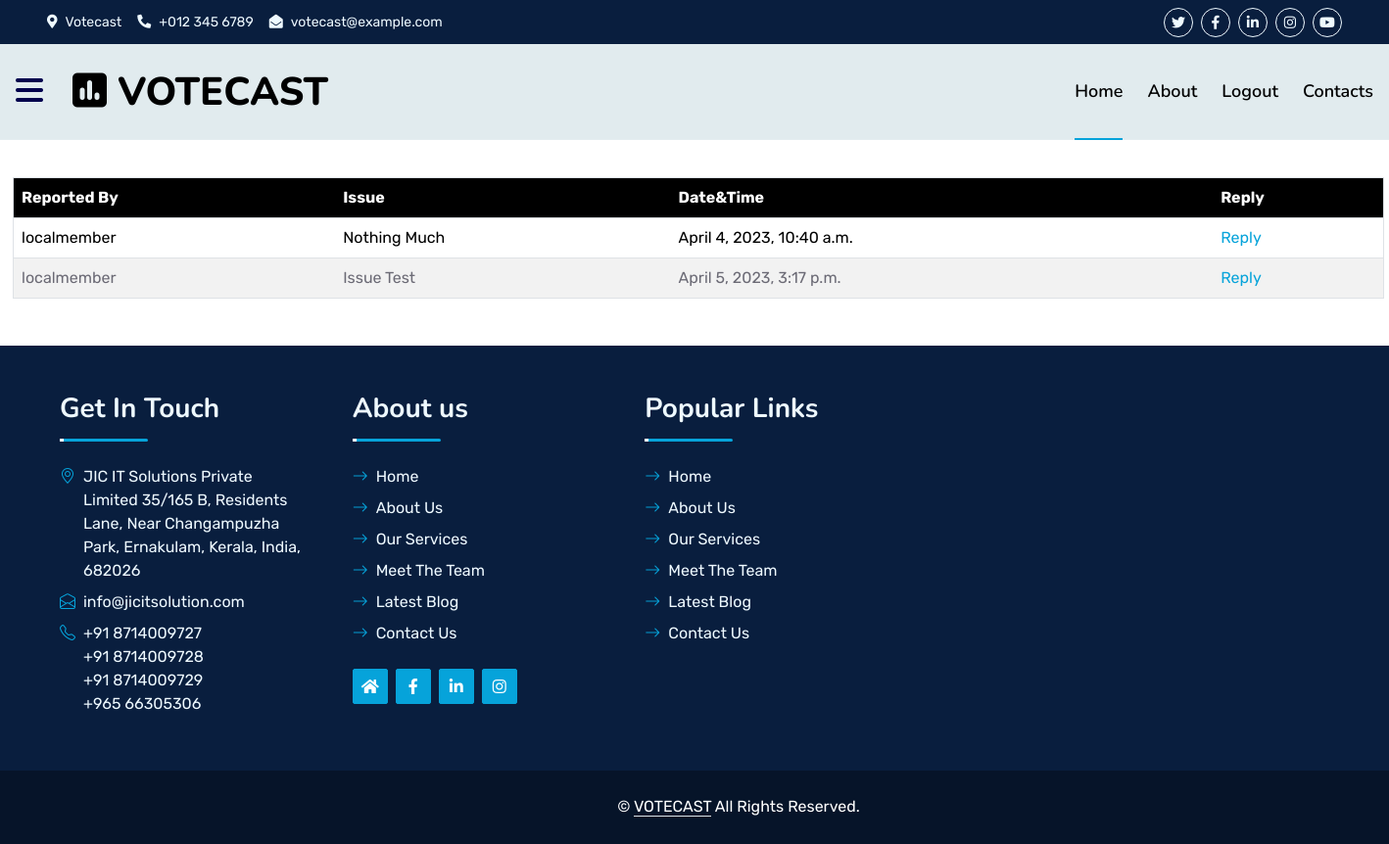
The page /AdminIssueDisplayLM/ on the database its author committed.
### electionapp/models.py (models this page shows, shortened)
class ReportIssueModel(models.Model):
    username=models.CharField(max_length=200,null=True,blank=True)
    userid=models.CharField(max_length=200,null=True,blank=True)
    privilege=models.CharField(max_length=200,null=True,blank=True)
    issue=models.CharField(max_length=500,null=True,blank=True)
    date=models.DateTimeField(null=True,blank=True)

### electionapp/views.py (the view)
# urls.py: path('AdminIssueDisplayLM/', AdminIssueDisplayLM, name='AdminIssueDisplayLM'),
def AdminIssueDisplayLM(request):
    data = ReportIssueModel.objects.filter(privilege='LocalMember')
    return render(request, 'AdminU/issuedisplay.html', {'data':data})

### electionapp/templates/AdminU/issuedisplay.html (shortened to what this page needs)
<!DOCTYPE html>
<html lang="en">
<link href="https://cdn.jsdelivr.net/npm/bootstrap@5.0.2/dist/css/bootstrap.min.css" rel="stylesheet">
<head>
</head>
{% include 'AdminU/base.html' %}<br><br>
<body>
  <center>
<h2 align="center" style="color:black"><b>District</b></h2>
  <table class="table table-striped   ms-2  " border="1" style="width:1400px;margin-top:50px;background-color:white;color:black;">
    <tr style="color:white;background-color:black;">
      <th>Reported By</th>
      <th>Issue</th>
      <th>Date&Time</th>
      <th>Reply</th>
  </tr>
  {% for i in data %}
    <tr>
      <td>{{i.username}}</td>
      <td>{{i.issue}}</td>
      <td>{{i.date}}</td>
      <td><a href="/issuereply/{{i.id}}">Reply</a></td>
        {% endfor %}
    </tr>
</table>
</center>
</body>
{% include 'footer.html' %}
</html>

### electionapp/static/css/style.css (style rules this page uses)
:root { --primary: #06A3DA; --secondary: #34AD54; --light: #EEF9FF; --dark: #091E3E; }
h1, h2, .fw-bold { font-weight: 800 !important; }

### rows shown on the page
ReportIssueModel: username "localmember", issue "Nothing Much", date "April 4, 2023, 10:40 a.m."
ReportIssueModel: username "localmember", issue "Issue Test", date "April 5, 2023, 3:17 p.m."
